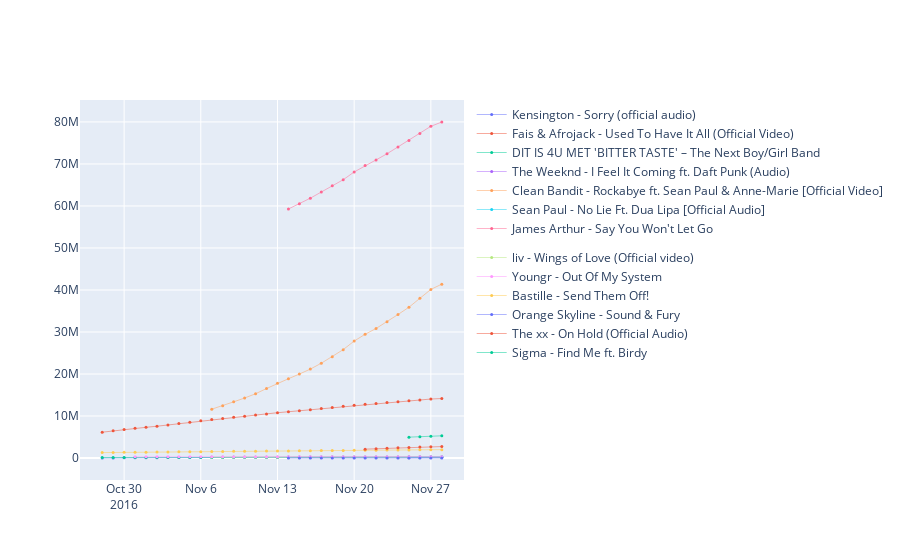
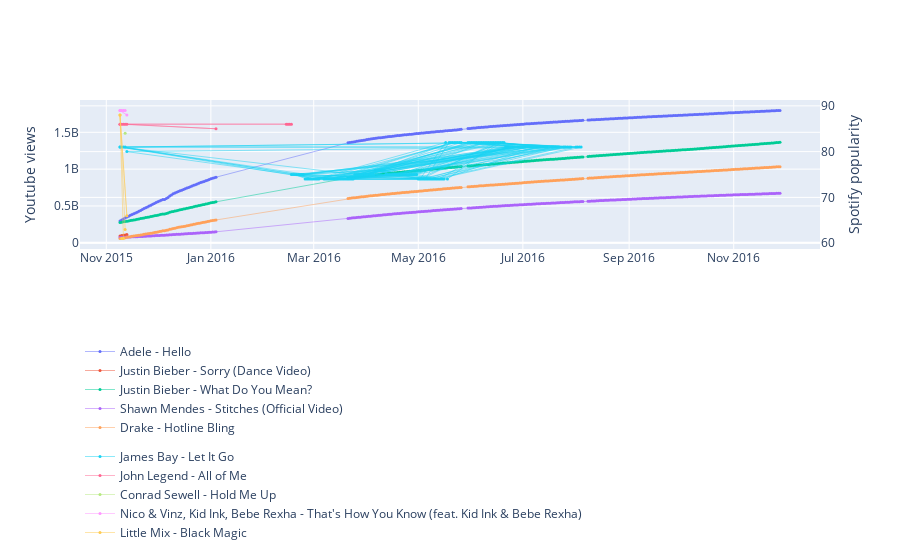

Source (notebook cell) for these figures, in order:
### Markdown cell above
## Assignment 2 - Network effects

include  at least:
- plot
- code explanation

*Study the material in Chapter 17. Our goal now is to investigate whether we observe network effects in music preferences. How will you choose the data for this purpose? Which songs will suit most?*

The songs that will suit most are ones that we can track their rise and fall of popularity of from the moment they were published. The most suitable candidates are those that have been a 3FM megahit or on the 538 alarmschijf, as they were quite unknown when being published on there. To compare, we will choose some songs from the Youtube and Spotify top 100 list. For these songs, the popularity / viewcount is the most interesting data to plot over time.

*For several songs of your choice plot the actual number of views against time. Assume that without network effects we can expect that users visit a website with a certain frequency and view the song if it matches their taste. Hence, the expected number of views grows linearly in time. Compare your plot to Figure 17.4. Do you think you observe network effects?*

# TODO plot titles enzo

# TODO tweede plot hieronder heeft soms foute data. Was eerst niet. Fix.

We plot the viewcount / popularity of the songs mentioned above.

### Code cell
some_youtube_songs = data_youtube100[data_youtube100.song.isin(data_youtube100.song.head(n=5))]  
some_spotify_songs = data_spotify100[data_spotify100.song.isin(data_spotify100.song.tail(n=5))]  

unknown_songs_figure = go.Figure()
youtube_songs_figure = go.Figure()

alarmschijf_data = find_songs(data_alarmschijf,mode='views')
draw_linechart(unknown_songs_figure,alarmschijf_data,mode='lines',line={'dash':'dot'},legendgroup='alarmschijf')

megahit_data = find_songs(data_megahit,mode='views')
draw_linechart(unknown_songs_figure,megahit_data,mode='lines',legendgroup='megahit')

some_youtube_songs_data = find_songs(some_youtube_songs,mode='views')
draw_linechart(youtube_songs_figure,some_youtube_songs_data,mode='lines',line={'dash':'dot'},legendgroup='some_youtube_songs')

some_spotify_songs_data = find_songs(some_spotify_songs,mode='popularity')
draw_linechart(youtube_songs_figure,some_spotify_songs_data,yaxis='y2',mode='lines',legendgroup='some_spotify_songs')



unknown_songs_figure.show()
youtube_songs_figure.update_layout(    
    yaxis=dict(title="Youtube views")
    
    ,yaxis2=dict(
        title="Spotify popularity",
        anchor="free",
        overlaying="y",
        side="right",
        position=1
    ),
legend=dict(x=0, y=-2)
)
youtube_songs_figure.show()
# ex2_plot.add_trace(go.Scatter(x=[dateutil.parser.parse(x) for x in unknown_hits.timestamp],y=[int(viewcount) for viewcount in unknown_hits.views]))

### Figure 1 — Plotly figure (JSON) as saved in the notebook; plotly's stock layout.template omitted (floating-point values rounded to 4 significant figures)
{"data": [{"legendgroup": "alarmschijf", "line": {"width": 0.5}, "marker": {"size": 3}, "mode": "markers+lines", "name": "Kensington - Sorry (official audio)", "type": "scatter", "x": ["2016-10-28", "2016-10-29", "2016-10-30", "2016-10-31", "2016-11-01", "2016-11-02", "2016-11-03", "2016-11-04", "2016-11-05", "2016-11-06", "2016-11-07", "2016-11-08", "2016-11-09", "2016-11-10", "2016-11-11", "2016-11-12", "2016-11-13", "2016-11-14", "2016-11-15", "2016-11-16", "2016-11-17", "2016-11-18", "2016-11-19", "2016-11-20", "2016-11-21", "2016-11-22", "2016-11-23", "2016-11-24", "2016-11-25", "2016-11-26", "2016-11-27", "2016-11-28"], "y": [2637, 23034, 40830, 54809, 70913, 86404, 103441, 113866, 128290, 141555, 151761, 161384, 171163, 179833, 188897, 199609, 207600, 213662, 220095, 225759, 232069, 238045, 243441, 249404, 253838, 258286, 263068, 268298, 273048, 277757, 282281, 284476]}, {"legendgroup": "alarmschijf", "line": {"width": 0.5}, "marker": {"size": 3}, "mode": "markers+lines", "name": "Fais & Afrojack - Used To Have It All (Official Video)", "type": "scatter", "x": ["2016-10-28", "2016-10-29", "2016-10-30", "2016-10-31", "2016-11-01", "2016-11-02", "2016-11-03", "2016-11-04", "2016-11-05", "2016-11-06", "2016-11-07", "2016-11-08", "2016-11-09", "2016-11-10", "2016-11-11", "2016-11-12", "2016-11-13", "2016-11-14", "2016-11-15", "2016-11-16", "2016-11-17", "2016-11-18", "2016-11-19", "2016-11-20", "2016-11-21", "2016-11-22", "2016-11-23", "2016-11-24", "2016-11-25", "2016-11-26", "2016-11-27", "2016-11-28"], "y": [6144320, 6479009, 6788061, 7054554, 7308617, 7568841, 7868883, 8189181, 8530054, 8868288, 9159463, 9406915, 9690431, 9939639, 10215529, 10502847, 10784329, 11017912, 11256333, 11493874, 11762355, 12041789, 12296718, 12554698, 12778019, 12977876, 13197796, 13417571, 13614079, 13827900, 14038116, 14158439]}, {"legendgroup": "alarmschijf", "line": {"width": 0.5}, "marker": {"size": 3}, "mode": "markers+lines", "name": "DIT IS 4U MET 'BITTER TASTE' – The Next Boy/Girl Band", "type": "scatter", "x": ["2016-10-28", "2016-10-29", "2016-10-30", "2016-10-31", "2016-11-01", "2016-11-02", "2016-11-03", "2016-11-04", "2016-11-05", "2016-11-06", "2016-11-07", "2016-11-08", "2016-11-09", "2016-11-10", "2016-11-11", "2016-11-12", "2016-11-13", "2016-11-14", "2016-11-15", "2016-11-16", "2016-11-17", "2016-11-18", "2016-11-19", "2016-11-20", "2016-11-21", "2016-11-22", "2016-11-23", "2016-11-24", "2016-11-25", "2016-11-26", "2016-11-27", "2016-11-28"], "y": [111547, 115328, 118407, 121126, 123580, 125969, 128360, 130426, 135420, 140236, 144256, 147982, 152089, 155515, 158671, 160067, 161293, 162343, 163210, 164082, 165069, 166044, 166949, 168057, 168851, 169476, 170132, 170871, 171631, 172336, 173021, 173510]}, {"legendgroup": "alarmschijf", "line": {"width": 0.5}, "marker": {"size": 3}, "mode": "markers+lines", "name": "The Weeknd - I Feel It Coming ft. Daft Punk (Audio)", "type": "scatter", "x": ["2016-11-25", "2016-11-26", "2016-11-27", "2016-11-28"], "y": [77795, 157408, 157418, 157424]}, {"legendgroup": "alarmschijf", "line": {"width": 0.5}, "marker": {"size": 3}, "mode": "markers+lines", "name": "Clean Bandit - Rockabye ft. Sean Paul & Anne-Marie [Official Video]", "type": "scatter", "x": ["2016-11-07", "2016-11-08", "2016-11-09", "2016-11-10", "2016-11-11", "2016-11-12", "2016-11-13", "2016-11-14", "2016-11-15", "2016-11-16", "2016-11-17", "2016-11-18", "2016-11-19", "2016-11-20", "2016-11-21", "2016-11-22", "2016-11-23", "2016-11-24", "2016-11-25", "2016-11-26", "2016-11-27", "2016-11-28"], "y": [11626943, 12443168, 13369604, 14282861, 15297083, 16535497, 17800064, 18871139, 19982266, 21166571, 22566717, 24122084, 25796117, 27841400, 29455374, 30835137, 32410099, 34152226, 35891870, 38005437, 40133329, 41388215]}, {"legendgroup": "alarmschijf", "line": {"width": 0.5}, "marker": {"size": 3}, "mode": "markers+lines", "name": "Sean Paul - No Lie Ft. Dua Lipa [Official Audio]", "type": "scatter", "x": ["2016-11-25", "2016-11-26", "2016-11-27", "2016-11-28"], "y": [155263, 191406, 223222, 249693]}, {"legendgroup": "alarmschijf", "line": {"width": 0.5}, "marker": {"size": 3}, "mode": "markers+lines", "name": "James Arthur - Say You Won't Let Go", "type": "scatter", "x": ["2016-11-14", "2016-11-15", "2016-11-16", "2016-11-17", "2016-11-18", "2016-11-19", "2016-11-20", "2016-11-21", "2016-11-22", "2016-11-23", "2016-11-24", "2016-11-25", "2016-11-26", "2016-11-27", "2016-11-28"], "y": [59277158, 60537409, 61850104, 63319718, 64783306, 66241177, 68087117, 69623648, 70964979, 72417160, 74037690, 75600593, 77274742, 78960671, 79982790]}, {"legendgroup": "megahit", "line": {"width": 0.5}, "marker": {"size": 3}, "mode": "markers+lines", "name": "liv - Wings of Love (Official video)", "type": "scatter", "x": ["2016-11-07", "2016-11-08", "2016-11-09", "2016-11-10", "2016-11-11", "2016-11-12", "2016-11-13", "2016-11-14", "2016-11-15", "2016-11-16", "2016-11-17", "2016-11-18", "2016-11-19", "2016-11-20", "2016-11-21", "2016-11-22", "2016-11-23", "2016-11-24", "2016-11-25", "2016-11-26", "2016-11-27", "2016-11-28"], "y": [224910, 226705, 228235, 229591, 231420, 235394, 237805, 239579, 240957, 242338, 243897, 245178, 246436, 247675, 248770, 249779, 250959, 252349, 253708, 255215, 256594, 257389]}, {"legendgroup": "megahit", "line": {"width": 0.5}, "marker": {"size": 3}, "mode": "markers+lines", "name": "Youngr - Out Of My System", "type": "scatter", "x": ["2016-10-31", "2016-11-01", "2016-11-02", "2016-11-03", "2016-11-04", "2016-11-05", "2016-11-06", "2016-11-07", "2016-11-08", "2016-11-09", "2016-11-10", "2016-11-11", "2016-11-12", "2016-11-13", "2016-11-14", "2016-11-15", "2016-11-16", "2016-11-17", "2016-11-18", "2016-11-19", "2016-11-20", "2016-11-21", "2016-11-22", "2016-11-23", "2016-11-24", "2016-11-25", "2016-11-26", "2016-11-27", "2016-11-28"], "y": [282852, 284058, 285346, 286661, 288006, 289709, 291076, 292161, 293443, 294579, 295551, 296694, 297931, 299099, 300060, 301153, 302256, 303501, 304775, 305916, 307039, 308103, 309101, 310364, 311595, 312765, 313876, 314893, 315521]}, {"legendgroup": "megahit", "line": {"width": 0.5}, "marker": {"size": 3}, "mode": "markers+lines", "name": "Bastille - Send Them Off!", "type": "scatter", "x": ["2016-10-28", "2016-10-29", "2016-10-30", "2016-10-31", "2016-11-01", "2016-11-02", "2016-11-03", "2016-11-04", "2016-11-05", "2016-11-06", "2016-11-07", "2016-11-08", "2016-11-09", "2016-11-10", "2016-11-11", "2016-11-12", "2016-11-13", "2016-11-14", "2016-11-15", "2016-11-16", "2016-11-17", "2016-11-18", "2016-11-19", "2016-11-20", "2016-11-21", "2016-11-22", "2016-11-23", "2016-11-24", "2016-11-25", "2016-11-26", "2016-11-27", "2016-11-28"], "y": [1287575, 1317682, 1344891, 1369817, 1391673, 1414967, 1439577, 1462399, 1489325, 1514521, 1538028, 1560473, 1582533, 1604042, 1626140, 1650717, 1675270, 1696742, 1717745, 1737981, 1760663, 1783949, 1806198, 1829747, 1850236, 1868696, 1888190, 1910008, 1930847, 1952426, 1972842, 1985885]}, {"legendgroup": "megahit", "line": {"width": 0.5}, "marker": {"size": 3}, "mode": "markers+lines", "name": "Orange Skyline - Sound & Fury", "type": "scatter", "x": ["2016-11-14", "2016-11-15", "2016-11-16", "2016-11-17", "2016-11-18", "2016-11-19", "2016-11-20", "2016-11-21", "2016-11-22", "2016-11-23", "2016-11-24", "2016-11-25", "2016-11-26", "2016-11-27", "2016-11-28"], "y": [7264, 7563, 7841, 8125, 8451, 8684, 8874, 9007, 9190, 9357, 9554, 9762, 9963, 10197, 10324]}, {"legendgroup": "megahit", "line": {"width": 0.5}, "marker": {"size": 3}, "mode": "markers+lines", "name": "The xx - On Hold (Official Audio)", "type": "scatter", "x": ["2016-11-21", "2016-11-22", "2016-11-23", "2016-11-24", "2016-11-25", "2016-11-26", "2016-11-27", "2016-11-28"], "y": [2111197, 2217442, 2327750, 2429035, 2514927, 2600379, 2674822, 2721254]}, {"legendgroup": "megahit", "line": {"width": 0.5}, "marker": {"size": 3}, "mode": "markers+lines", "name": "Sigma - Find Me ft. Birdy", "type": "scatter", "x": ["2016-11-25", "2016-11-26", "2016-11-27", "2016-11-28"], "y": [4964847, 5090417, 5207876, 5284158]}], "layout": {}}

### Figure 2 — Plotly figure (JSON) as saved in the notebook; plotly's stock layout.template omitted (floating-point values rounded to 4 significant figures; data arrays with more than 128 entries replaced by an {"elided": "..."} marker saying what was removed)
{"data": [{"legendgroup": "some_youtube_songs", "line": {"width": 0.5}, "marker": {"size": 3}, "mode": "markers+lines", "name": "Adele - Hello", "type": "scatter", "x": {"elided": "305 str values"}, "y": {"elided": "305 int values"}}, {"legendgroup": "some_youtube_songs", "line": {"width": 0.5}, "marker": {"size": 3}, "mode": "markers+lines", "name": "Justin Bieber - Sorry (Dance Video)", "type": "scatter", "x": ["2015-11-09", "2015-11-10", "2015-11-11", "2015-11-12", "2015-11-13"], "y": [92743480, 96865031, 101515031, 105962422, 110979406]}, {"legendgroup": "some_youtube_songs", "line": {"width": 0.5}, "marker": {"size": 3}, "mode": "markers+lines", "name": "Justin Bieber - What Do You Mean?", "type": "scatter", "x": {"elided": "305 str values"}, "y": {"elided": "305 int values"}}, {"legendgroup": "some_youtube_songs", "line": {"width": 0.5}, "marker": {"size": 3}, "mode": "markers+lines", "name": "Shawn Mendes - Stitches (Official Video)", "type": "scatter", "x": {"elided": "305 str values"}, "y": {"elided": "305 int values"}}, {"legendgroup": "some_youtube_songs", "line": {"width": 0.5}, "marker": {"size": 3}, "mode": "markers+lines", "name": "Drake - Hotline Bling", "type": "scatter", "x": {"elided": "305 str values"}, "y": {"elided": "305 int values"}}, {"legendgroup": "some_spotify_songs", "line": {"width": 0.5}, "marker": {"size": 3}, "mode": "markers+lines", "name": "James Bay - Let It Go", "type": "scatter", "x": {"elided": "165 str values"}, "y": {"elided": "165 int values"}, "yaxis": "y2"}, {"legendgroup": "some_spotify_songs", "line": {"width": 0.5}, "marker": {"size": 3}, "mode": "markers+lines", "name": "John Legend - All of Me", "type": "scatter", "x": ["2015-11-10", "2016-02-14", "2016-02-16", "2015-11-11", "2016-02-17", "2015-11-09", "2015-11-13", "2016-02-15", "2015-11-09", "2016-01-04", "2015-11-12"], "y": [86, 86, 86, 86, 86, 86, 86, 86, 86, 85, 86], "yaxis": "y2"}, {"legendgroup": "some_spotify_songs", "line": {"width": 0.5}, "marker": {"size": 3}, "mode": "markers+lines", "name": "Conrad Sewell - Hold Me Up", "type": "scatter", "x": ["2015-11-12"], "y": [84], "yaxis": "y2"}, {"legendgroup": "some_spotify_songs", "line": {"width": 0.5}, "marker": {"size": 3}, "mode": "markers+lines", "name": "Nico & Vinz, Kid Ink, Bebe Rexha - That's How You Know (feat. Kid Ink & Bebe Rexha)", "type": "scatter", "x": ["2015-11-10", "2015-11-11", "2015-11-09", "2015-11-13", "2015-11-09", "2015-11-12"], "y": [89, 89, 89, 88, 89, 89], "yaxis": "y2"}, {"legendgroup": "some_spotify_songs", "line": {"width": 0.5}, "marker": {"size": 3}, "mode": "markers+lines", "name": "Little Mix - Black Magic", "type": "scatter", "x": ["2015-11-10", "2015-11-11", "2015-11-09", "2015-11-13", "2015-11-09", "2015-11-12"], "y": [61, 61, 88, 66, 88, 63], "yaxis": "y2"}], "layout": {"legend": {"x": 0, "y": -2}, "yaxis": {"title": {"text": "Youtube views"}}, "yaxis2": {"anchor": "free", "overlaying": "y", "position": 1, "side": "right", "title": {"text": "Spotify popularity"}}}}
